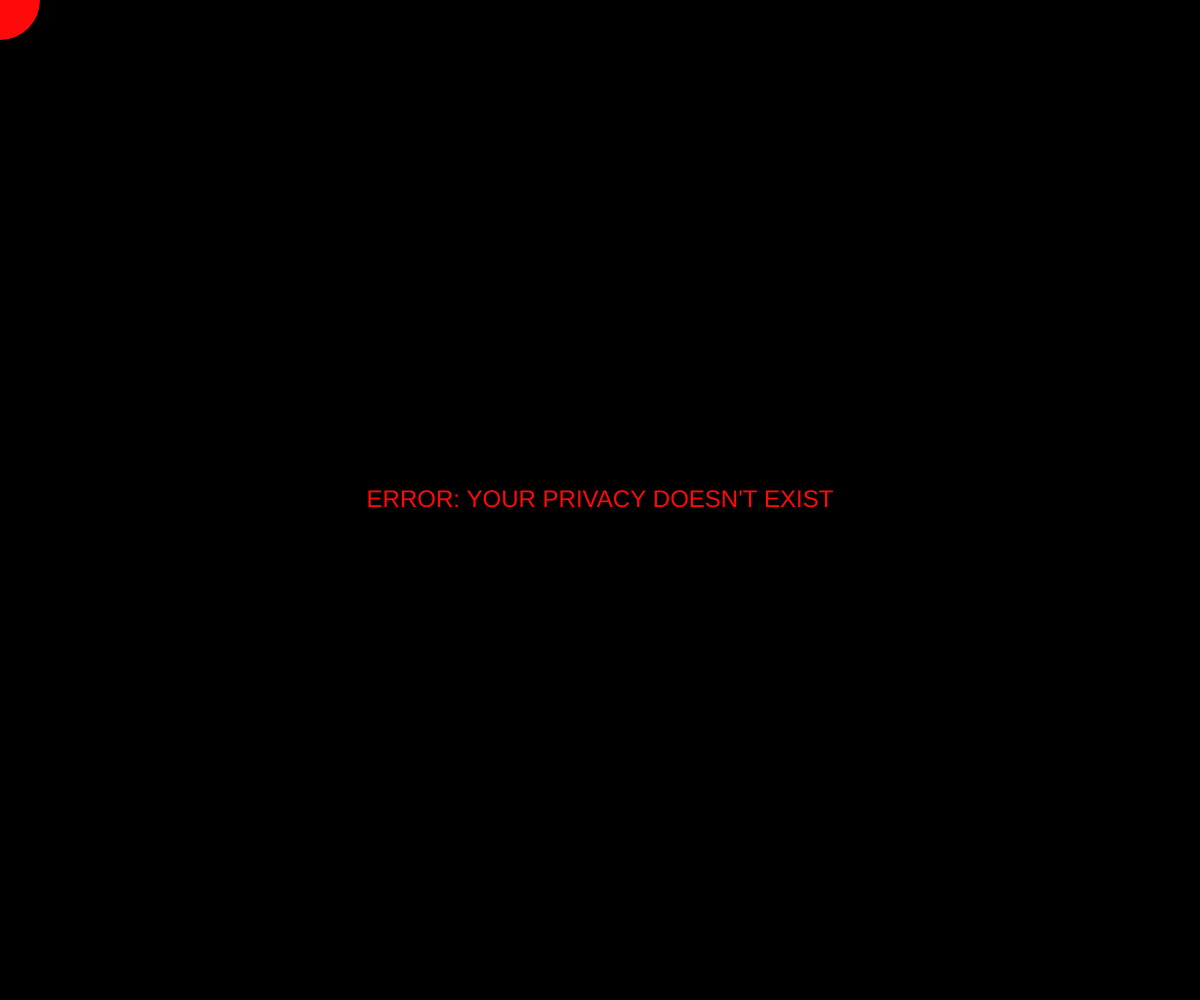
Frame 1 (no input)
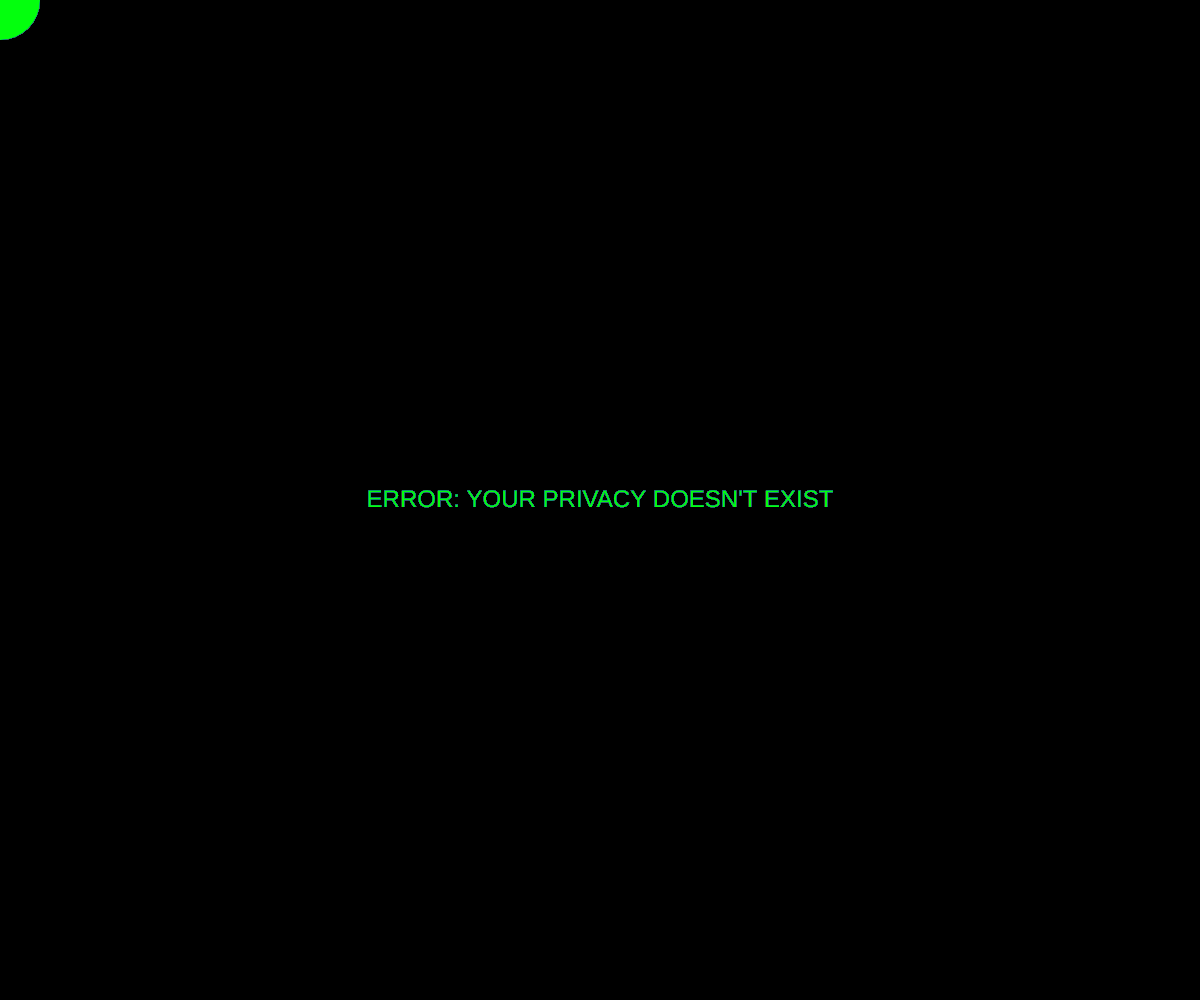
Frame 60 (no input)
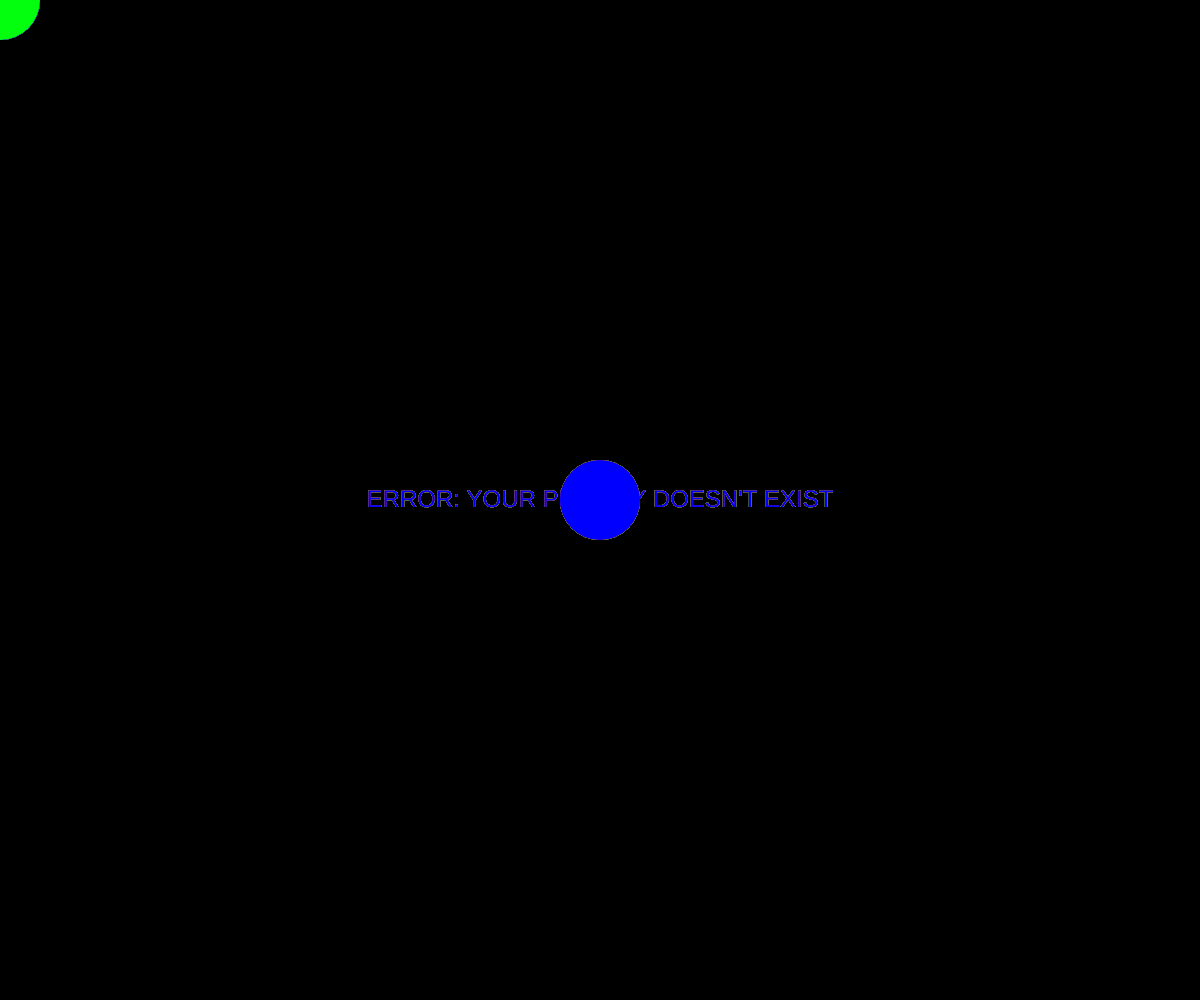
Frame 120 (the mouse pressed at the canvas centre since frame 60)

The p5.js sketch that drew these frames (run headless with seeded random() and noise() and a simulated clock; from frame 60 on, the mouse is pressed at the canvas centre):

// p5.js sketch
// ── sketch.js
let colorlist = ['blue', '#03FF0D', 'rgb(255,10,10)'];
let fontSize;

function setup() {
  createCanvas(windowWidth, windowHeight);
  background("#000000");
  
  // Determine appropriate font size based on screen size
  if (windowWidth > windowHeight) { // Landscape orientation (Desktop)
    fontSize = windowWidth / 50; // Adjust the division factor to suit your preference
  } else { // Portrait orientation (Mobile)
    fontSize = windowWidth / 20; // Adjust the division factor to suit your preference
  }
}

function draw() {
  noStroke();

  fill(random(colorlist));
  ellipse(mouseX, mouseY, 80, 80);
  
  // Set text alignment to center
  textAlign(CENTER, CENTER);
  textSize(fontSize);
  text("ERROR: YOUR PRIVACY DOESN'T EXIST", width/2, height/2);
}
